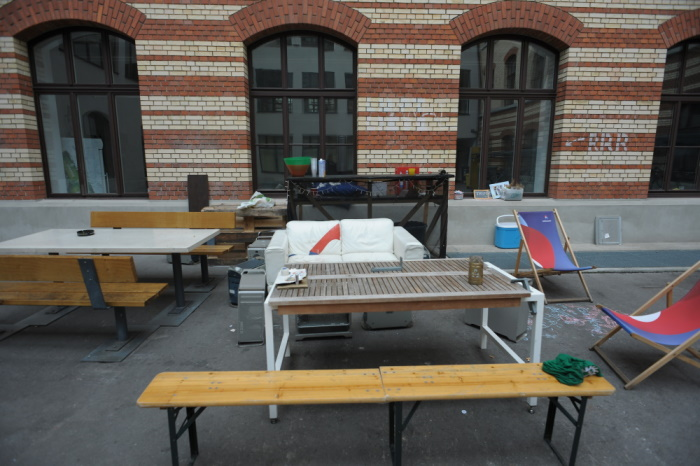
//> input picture ImageRectification/img1.jpg, 700 x 466 px
$ ./main   (built with g++ and OpenCV 4)
//> lines starting //> are read from the running program, lines starting //| are printed output that depends on the picture
### ImageRectification/preprocessing.h
#pragma once

class Preprocessing {

private:
	static double** getNormalizationMat(float imageWidth, float imageHeight);
public:
	/*
	* pointCorresponces shoud be in format (X,Y,X',Y')
	*/
	static float** normalizeCoordinates(float** pointCorresponces, float image1Width, float image1Height, float image2Width, float image2Height, int numPoints);

	static double** denormalizeFundamentalMatrix(double** fmat, float image1Width, float image1Height, float image2Width, float image2Height);
};

### ImageRectification/correspondenceChooser.h
#pragma once

#include <vector>

#include"opencv2/opencv.hpp"

#define MARK_RADIUS 5
#define TXT_OFFSET_X 50		// will be subtracted from image width
#define TXT_OFFSET_Y 20		// will be subtracted from image height
#define MARKER_COLOR cv::Scalar(255,0,0)
#define TXT_COLOR cv::Scalar(0,0,0)

enum Point_Image { IMAGE1, IMAGE2 };

class CorrespondenceChooser {
	/*
	* Class for GUI that shows two images (that are possibly related by some perspective transformation)
	* and allows user to select the corresponding points between the images. It then returns the coordinates
	* of the points.
	*/
private:
	static Point_Image imageToChooseFrom;
	static std::vector<float*> pointCorrepondences;
	static cv::Mat image1, image2;
	static cv::Mat imageToDisplay1, imageToDisplay1WithText, imageToDisplay2, imageToDisplay2WithText;
	static cv::Mat resultImageToDisplay;
	static float currentImage1PointX, currentImage1PointY, currentImage2PointX, currentImage2PointY;
public:
	static bool isWindowClosed;
	static int numCorrespondences;

	CorrespondenceChooser() = delete;
	static void initializeImages(cv::Mat image1, cv::Mat image2);
	static void CallBackFunc(int event, int x, int y, int, void*);
	static float** getPointCorrespondences();
	static cv::Mat getResultImageToDisplay();
};

### ImageRectification/rectification.h
#pragma once

#include "opencv2/opencv.hpp"

class Rectification {
public:
	static float** getEpilines(float** pointCorrespondences, int numPoints, double** fundamentalMatrix);
	static void drawEpilines(float** epilines, int numLines, cv::Mat image1, cv::Mat image2);
};

### ImageRectification/util.h
#pragma once

#include <string>
#include "opencv2/opencv.hpp"

class Util {
public:
	static double** matMul(double** mat1, double** mat2, int mat1Rows, int mat1Cols, int mat2Rows, int mat2Cols);
	static double** transpose(double** mat, int numRows, int numCols);
	static void displayMat(cv::Mat& cvMatrix, std::string explanation);
	static void displayMat(double** matrix, int numRows, int numCols, std::string explanation);
	static void displayMat(float** matrix, int numRows, int numCols, std::string explanation);
};

### ImageRectification/estimator.h
#pragma once

#include "opencv2/opencv.hpp"

class Estimator {
private:
	// 8x9 homogeneous linear system
	double hms[8][9];

	void buildHMSMatrix(float** pointCorrespondences);
public:
	// it's argument is corresponding points in the form {{x_1, y_1, x'_1, y'_1}, {x_2, y_2, x'_2, y'_2}, ...}
	double** estimateFundamentalMatrix(float** pointCorrespondences, int numPoints);

	//DEBUG
	cv::Mat estimateMatrixDebug(float** pointCorrespondences, int numPoints);
};

### ImageRectification/correspondenceChooser.cpp

#include "opencv2/opencv.hpp"
#include "correspondenceChooser.h"

Point_Image CorrespondenceChooser::imageToChooseFrom;
std::vector<float*> CorrespondenceChooser::pointCorrepondences;
cv::Mat CorrespondenceChooser::image1, CorrespondenceChooser::image2;
cv::Mat CorrespondenceChooser::imageToDisplay1, CorrespondenceChooser::imageToDisplay1WithText,
	CorrespondenceChooser::imageToDisplay2, CorrespondenceChooser::imageToDisplay2WithText;
cv::Mat CorrespondenceChooser::resultImageToDisplay;
float CorrespondenceChooser::currentImage1PointX, CorrespondenceChooser::currentImage1PointY,
CorrespondenceChooser::currentImage2PointX, CorrespondenceChooser::currentImage2PointY;
bool CorrespondenceChooser::isWindowClosed;
int CorrespondenceChooser::numCorrespondences;

void CorrespondenceChooser::initializeImages(cv::Mat image1, cv::Mat image2) {
	CorrespondenceChooser::image1 = image1.clone();
	CorrespondenceChooser::image2 = image2.clone();
	CorrespondenceChooser::imageToDisplay1 = image1.clone();
	CorrespondenceChooser::imageToDisplay2 = image2.clone();
	CorrespondenceChooser::imageToDisplay1WithText = image1.clone();
	CorrespondenceChooser::imageToDisplay2WithText = image2.clone();
	CorrespondenceChooser::isWindowClosed = false;
	CorrespondenceChooser::numCorrespondences = 0;

	cv::Mat matArray[] = { image1, image2 };
	cv::hconcat(matArray, 2, resultImageToDisplay);
}

// [66 lines left out: functions CallBackFunc, getPointCorrespondences, not called in this run]

cv::Mat CorrespondenceChooser::getResultImageToDisplay() {
	return resultImageToDisplay;
}

### ImageRectification/main.cpp

#include <iostream>
#include <vector>
#include <limits>
#include <exception>

#include "opencv2/calib3d.hpp"
#include "opencv2/core.hpp"
#include "opencv2/features2d.hpp"
#include "opencv2/highgui.hpp"
#include "opencv2/imgproc.hpp"
#include "estimator.h"
#include "util.h"
#include "rectification.h"
#include "correspondenceChooser.h"

void checkFundamentalMatrix(double**, float**);
void checkFundamentalMatrix(cv::Mat&, cv::Mat&, cv::Mat&);
void testFundamental();
void testEstimator();

int main() {

	//testFundamental();
	//testEstimator();

	cv::Mat image1 = cv::imread("img1.jpg", 0);
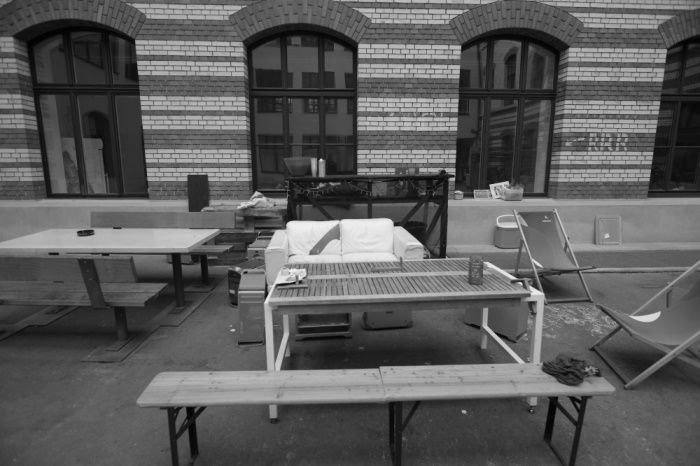
//> image1: 466 rows x 700 cols, CV_8UC1; min 1, max 242, mean 91.5
	cv::Mat image2 = cv::imread("img2.jpg", 0);
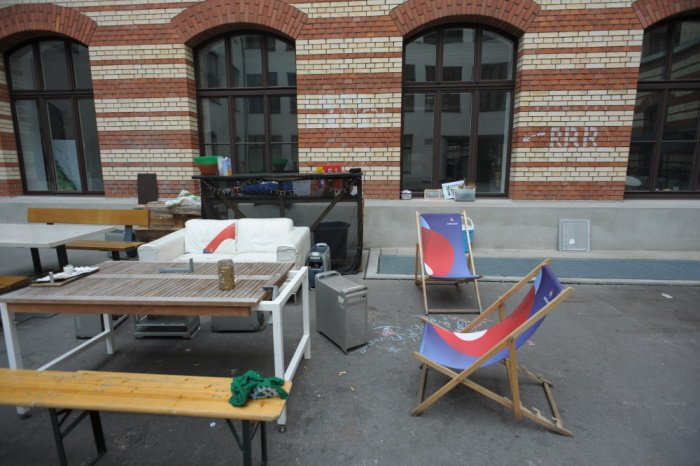
//> input picture ImageRectification/img2.jpg, 700 x 466 px
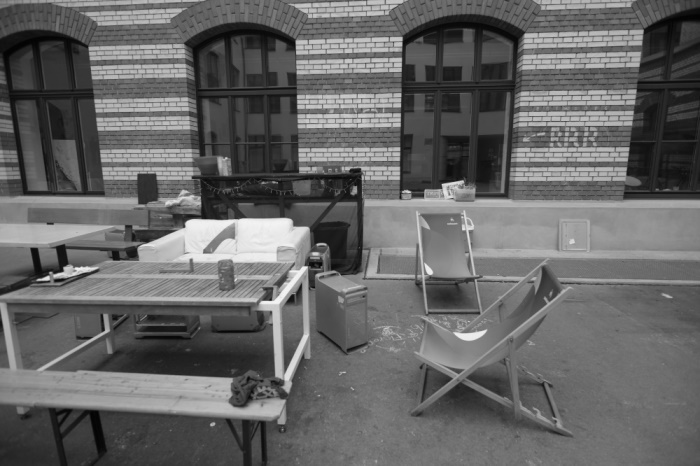
//> image2: 466 rows x 700 cols, CV_8UC1; min 2, max 246, mean 101.6
	CorrespondenceChooser::initializeImages(image1, image2);
//> in initializeImages, `cv::hconcat(matArray, 2, resultImageToDisplay);`:
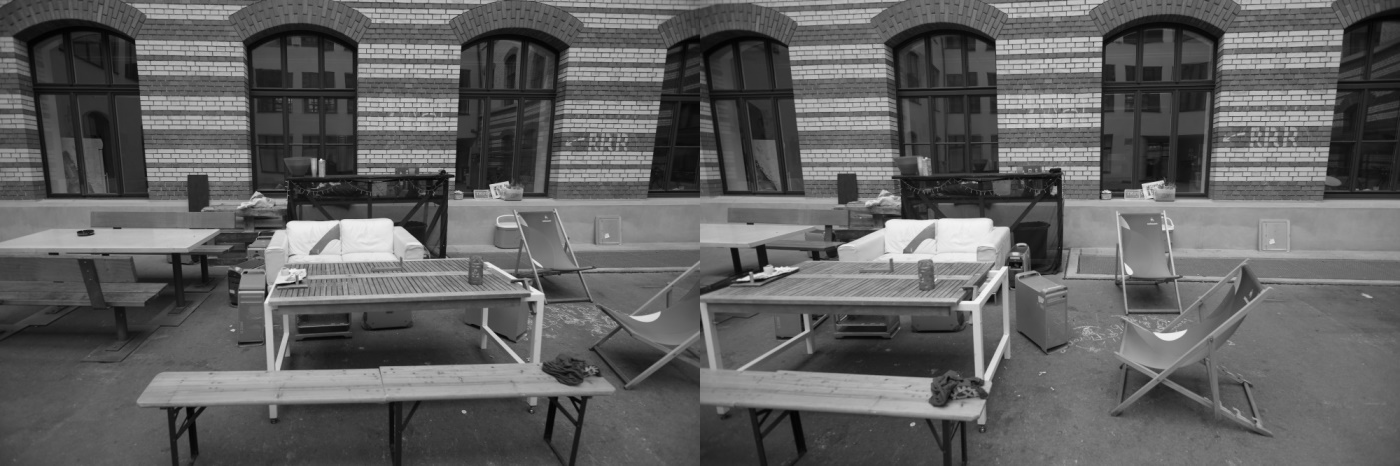
//> resultImageToDisplay: 466 rows x 1400 cols, CV_8UC1; min 1, max 246, mean 96.6
	cv::namedWindow("Correspondence");
	cv::setMouseCallback("Correspondence", CorrespondenceChooser::CallBackFunc, 0);

	while (true) {
		imshow("Correspondence", CorrespondenceChooser::getResultImageToDisplay());
		if (CorrespondenceChooser::isWindowClosed) {
			break;
		}
		cv::waitKey(1);
	}

	std::cout << CorrespondenceChooser::numCorrespondences << std::endl;
	float** pointCorrespondences = CorrespondenceChooser::getPointCorrespondences();

	for (int i = 0; i < CorrespondenceChooser::numCorrespondences; i++) {
		delete[] pointCorrespondences[i];
	}
	delete[] pointCorrespondences;

	return 0;
}

// [476 lines left out: functions checkFundamentalMatrix, checkFundamentalMatrix, testEstimator, testFundamental, not called in this run]
